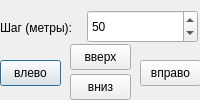
<?xml version="1.0" encoding="UTF-8"?>
<ui version="4.0">
 <class>Dialog</class>
 <widget class="QDialog" name="Dialog">
  <property name="minimumSize">
   <size>
    <width>200</width>
    <height>100</height>
   </size>
  </property>
  <property name="maximumSize">
   <size>
    <width>200</width>
    <height>100</height>
   </size>
  </property>
  <property name="baseSize">
   <size>
    <width>200</width>
    <height>100</height>
   </size>
  </property>
  <property name="windowTitle">
   <string>Сдвиг листа</string>
  </property>
  <widget class="QSpinBox" name="spinValue">
   <property name="geometry">
    <rect>
     <x>87</x>
     <y>10</y>
     <width>111</width>
     <height>33</height>
    </rect>
   </property>
   <property name="minimum">
    <number>1</number>
   </property>
   <property name="maximum">
    <number>1000</number>
   </property>
   <property name="singleStep">
    <number>25</number>
   </property>
   <property name="value">
    <number>50</number>
   </property>
  </widget>
  <widget class="QPushButton" name="pushLeft">
   <property name="geometry">
    <rect>
     <x>0</x>
     <y>60</y>
     <width>61</width>
     <height>26</height>
    </rect>
   </property>
   <property name="text">
    <string>влево</string>
   </property>
   <property name="iconSize">
    <size>
     <width>24</width>
     <height>20</height>
    </size>
   </property>
   <property name="flat">
    <bool>false</bool>
   </property>
  </widget>
  <widget class="QPushButton" name="pushRight">
   <property name="geometry">
    <rect>
     <x>140</x>
     <y>60</y>
     <width>61</width>
     <height>26</height>
    </rect>
   </property>
   <property name="text">
    <string>вправо</string>
   </property>
   <property name="iconSize">
    <size>
     <width>24</width>
     <height>20</height>
    </size>
   </property>
  </widget>
  <widget class="QPushButton" name="pushUp">
   <property name="geometry">
    <rect>
     <x>70</x>
     <y>44</y>
     <width>61</width>
     <height>26</height>
    </rect>
   </property>
   <property name="text">
    <string>вверх</string>
   </property>
   <property name="iconSize">
    <size>
     <width>24</width>
     <height>20</height>
    </size>
   </property>
  </widget>
  <widget class="QPushButton" name="pushDown">
   <property name="geometry">
    <rect>
     <x>70</x>
     <y>74</y>
     <width>61</width>
     <height>26</height>
    </rect>
   </property>
   <property name="text">
    <string>вниз</string>
   </property>
   <property name="iconSize">
    <size>
     <width>24</width>
     <height>20</height>
    </size>
   </property>
  </widget>
  <widget class="QWidget" name="">
   <property name="geometry">
    <rect>
     <x>0</x>
     <y>10</y>
     <width>106</width>
     <height>35</height>
    </rect>
   </property>
   <layout class="QHBoxLayout" name="horizontalLayout">
    <item>
     <widget class="QLabel" name="label">
      <property name="text">
       <string>Шаг (метры):</string>
      </property>
     </widget>
    </item>
   </layout>
  </widget>
 </widget>
 <resources/>
 <connections/>
</ui>
